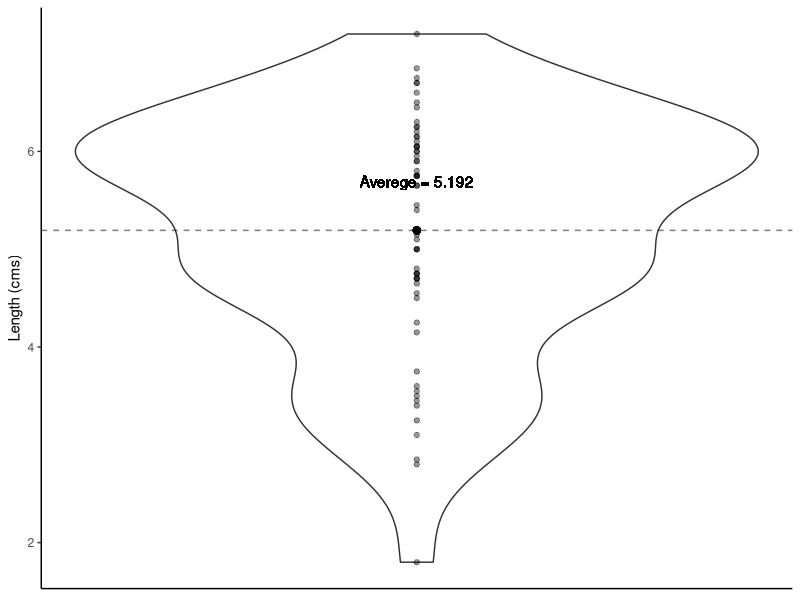
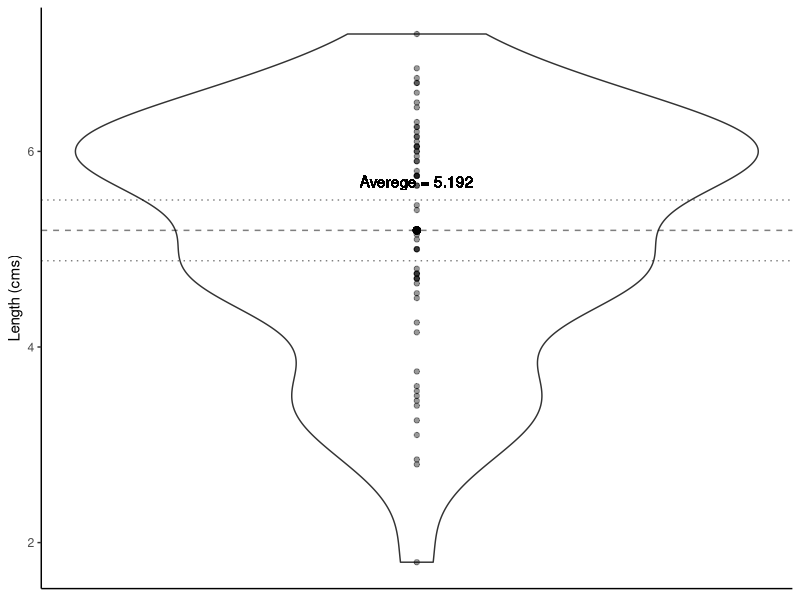
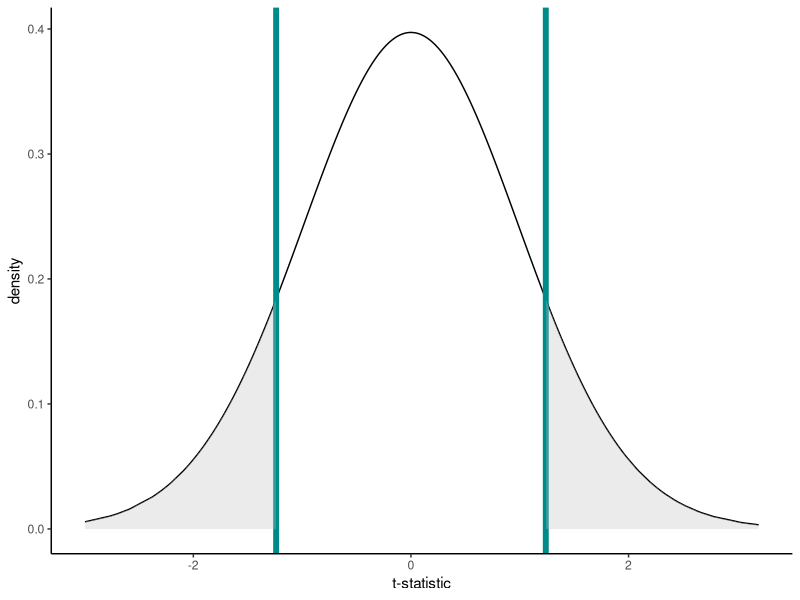
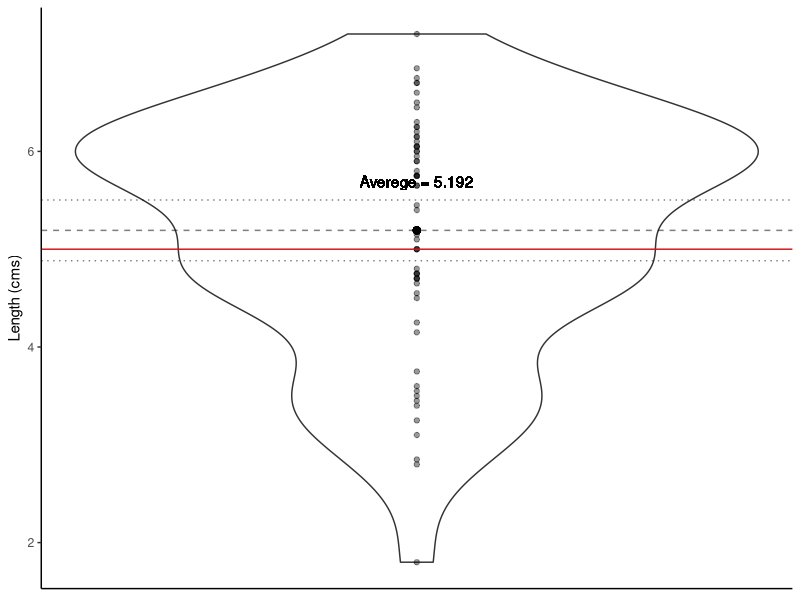
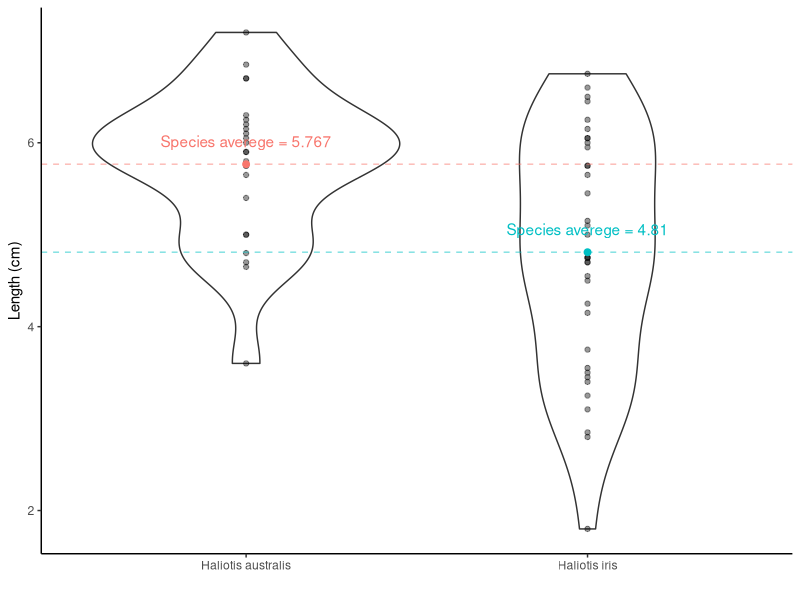

Write the R code that produced these figures, in order.
## ---- chunk 1
library(tidyverse)
paua <- read_csv("../data/paua.csv")
## ---- chunk 2
glimpse(paua)
## ---- chunk 3
paua %>% summarise(average_length = mean(Length))
## ---- chunk 4
## violin plot with transparent points
os <- ggplot(paua,aes(x = 1,y = Length)) + 
  geom_violin() +
  geom_point(alpha = 0.4) +
  ylab("Length (cms)") + xlab("") +
  theme_classic() +
  geom_point(aes(x = 1, y = mean(Length)), size = 2) +
  geom_hline(aes( yintercept = mean(Length)), lty = 2, alpha = 0.5) +
  theme(legend.position = "none") +
  geom_text(aes(x = 1, y = mean(Length) + 0.5, label = paste0("Averege = ",round(mean(Length),3)))) +
  theme(axis.title.x=element_blank(),
        axis.text.x=element_blank(),
        axis.ticks.x=element_blank())
os
  
## ---- chunk 5
## our sample of values
x <- c(1,2,3,5,6,9)
## sample mean
sample_mean <- mean(x)
sample_mean
## distance from mean for each value
distance_from_mean <- x - sample_mean
distance_from_mean
## squared distance from mean for each value
squared_distance_from_mean <- distance_from_mean^2
squared_distance_from_mean
## sum of the squared distances
sum(squared_distance_from_mean)
## ---- chunk 6
sd(x)
## ---- chunk 7
sd(x)/sqrt(length(x))

## ---- chunk 8
sem <- paua %>% summarise(mean = mean(Length),
                   sem = sd(Length)/sqrt(length(Length)))
sem
  
## ---- chunk 9
os + geom_hline(data = sem, aes(yintercept = mean + 2*sem), lty = 3, alpha = 0.5) +
  geom_hline(data = sem, aes(yintercept = mean - 2*sem), lty = 3, alpha = 0.5)
## ---- chunk 10
data <- data.frame(quantiles = rt(1000,df = 59))
data$dens <- dt(data$quantiles, df = 59)
ggplot(data, aes(x = quantiles, y = dens)) +
  geom_line() +
  theme_classic() +
  ylab("density") +
  xlab("t-statistic") +
  geom_vline(xintercept = 1.2391, color = "cyan4" , size = 2) + 
  geom_vline(xintercept = -1.2391, color = "cyan4" , size = 2) +
  geom_area(data = data[data$quantiles >= 1.2391,],
            mapping = aes(x = quantiles, y = dens),fill = "grey",alpha = 0.3) +
  geom_area(data = data[data$quantiles <= -1.2391,],
            mapping = aes(x = quantiles, y = dens),fill = "grey",alpha = 0.3)

## ---- chunk 11
2*(1 - pt(q  = 1.2391,df = 59))
## ---- chunk 12
t.test(paua$Length, mu = 5 )
## ---- chunk 13
os + geom_hline(data = sem, aes(yintercept = mean + 2*sem), lty = 3, alpha = 0.5) +
  geom_hline(data = sem, aes(yintercept = mean - 2*sem), lty = 3, alpha = 0.5) +
  geom_hline(aes(yintercept = 5), color = "red")
## ---- chunk 14
means <- paua %>% group_by(Species) %>% summarise(means = mean(Length))
## violin plot with transparent points
a <- ggplot(paua,aes(x = Species, y = Length)) + 
  geom_violin() +
  geom_point(alpha = 0.4) +
  ylab("Length (cm)") + xlab("") +
  theme_classic() +
  geom_point(data = means, aes(x = Species, y = means, color = Species), size = 2) +
  geom_hline(data = means, aes(yintercept = means, color = Species), lty = 2, alpha = 0.5) +
  theme(legend.position = "none") +
  geom_text(data = means, aes(x = Species, y = means + 0.25, label = paste0("Species averege = ",round(means,3)), color = Species))
a 
  
## ---- chunk 15
test <- t.test(Length ~ Species, data = paua)
## printing out the result
test
test$p.value

